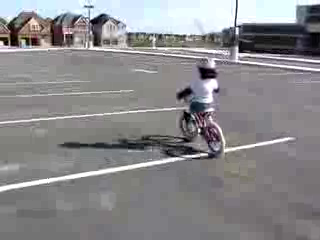
#> input picture frame 15 of v_Biking_g01_c02.avi, 320 x 240 px
$ python q1.py
#> lines starting #> are read from the running program, lines starting #| are printed output that depends on the picture
#%%
import numpy as np
import cv2
import matplotlib.pyplot as plt
import os

def video_capture(vid_path,frame,name):
#> called with vid_path = 'v_Biking_g01_c02.avi', frame = 10, name = 'frame10.png'
    ded = cv2.VideoCapture(vid_path)
    a = True
    i = 0 # for frame counts
    while(a):
        a,b = ded.read()
#> b is the input picture: shape (240, 320, 3); mean B, G, R 139.1, 136.8, 137.8
        if(i == frame):
            b = cv2.resize(b,(256,256))
            b=cv2.cvtColor(b, cv2.COLOR_BGR2RGB )
            plt.imshow(b)
            plt.savefig(name)
        i += 1
image1 = video_capture('v_Biking_g01_c02.avi',10,'frame10.png')
image2 = video_capture('v_Biking_g01_c02.avi',11,'frame11.png')


# [90 lines left out: functions points_available, optical_flow, drawOnFrame, drawSeperately, not called in this run]


img1 = cv2.imread("frame10.png")
img1 = cv2.cvtColor(img1, cv2.COLOR_BGR2GRAY)

img2 = cv2.imread("frame11.png")
img2 = cv2.cvtColor(img2, cv2.COLOR_BGR2GRAY)

U, V = optical_flow( img1, img2, 3, 0.05)

img2 = cv2.cvtColor( img2, cv2.COLOR_GRAY2RGB)
drawSeperately(img1, img2, U, V, "Seperate_Result.png")
drawOnFrame(img2, U, V, 'Result.png')
# %%
import numpy as np
import cv2
import matplotlib.pyplot as plt

# [96 lines left out: functions video_capture, points_available, optical_flow, draw_on_image, draw_separately, not called in this run]

video_capture('v_Biking_g01_c02.avi', 10, 'frame10.png')
video_capture('v_Biking_g01_c02.avi', 11, 'frame11.png')

# Read the captured frames
img1 = cv2.imread("frame10.png", cv2.IMREAD_GRAYSCALE)
img2 = cv2.imread("frame11.png", cv2.IMREAD_GRAYSCALE)

# Calculate optical flow
U, V = optical_flow(img1, img2, 3, 0.05)

# Draw displacement vectors on separate images
img2_rgb = cv2.cvtColor(img2, cv2.COLOR_GRAY2RGB)
draw_separately(img1, img2_rgb, U, V, "Seperate_Result.png")

# Draw displacement vectors on the frame
draw_on_image(img2_rgb, U, V, 'Result.png')
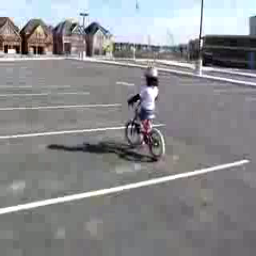
#> shown: shape (256, 256, 3); mean R, G, B 138.9, 139.6, 141.6

$ run again, starting later in the video
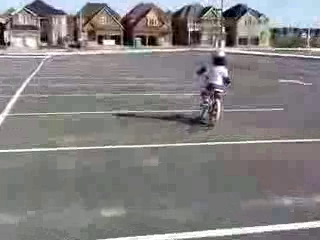
#> input picture frame 67 of v_Biking_g01_c02.avi, 320 x 240 px
#> in video_capture, b is the input picture: shape (240, 320, 3); mean B, G, R 129.6, 129.1, 132.4
#> `draw_on_image(img2_rgb, U, V, 'Result.png')`:
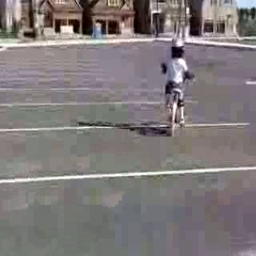
#> shown: shape (256, 256, 3); mean R, G, B 127.6, 121.7, 122.1

$ run again, starting later in the video
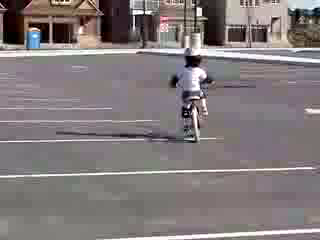
#> input picture frame 120 of v_Biking_g01_c02.avi, 320 x 240 px
#> in video_capture, b is the input picture: shape (240, 320, 3); mean B, G, R 122.9, 121.8, 129.9
#> `draw_on_image(img2_rgb, U, V, 'Result.png')`:
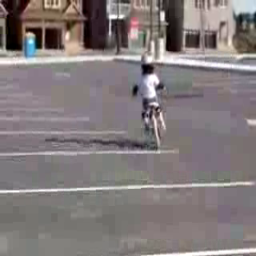
#> shown: shape (256, 256, 3); mean R, G, B 130.4, 122.4, 123.2
